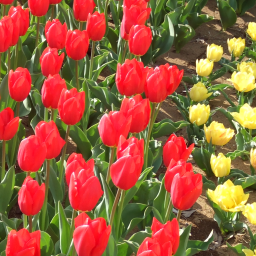
#> input picture FiltroMedia/Imagens/b01 - Original.bmp, 256 x 256 px
$ python main.py
#> lines starting #> are read from the running program, lines starting #| are printed output that depends on the picture
#> in main, img is the input picture: shape (256, 256, 3); mean B, G, R 60.6, 93.5, 156
import cv2
import sys
import math
import numpy as np

# Caminho da imagem a ser processada
CAMINHO_IMAGEM = 'Imagens/'
INPUT_IMAGEM = 'b01 - Original.bmp'

# Largura e Altura da janela (Escolher sempre tamanhos ímpares para ambos)
LARGURA_JANELA = 7
ALTURA_JANELA = 7


ALGORITMO = 2
'''
Algoritmo a ser utilizado:
0 - "Ingenuo" (DONE - Ignorando margens)
1 - Filtros Separáveis (DONE - Ignorando margens)
2 - Imagens Integrais (DONE)
'''


# [49 lines left out: functions ingenuo, separaveis, not called in this run]


def integral(img, w, h):
    # transformar em float
#> called with w = 7, h = 7
    img = img.astype(np.float32)
    img_integral = np.copy(img)
    nova_img = np.copy(img)

    # Criando a imagem integral, um eixo por vez
    for y in range(len(img[0])):
        for x in range(1, len(img)):
            img_integral[x][y] = img[x][y] + img_integral[x-1][y]
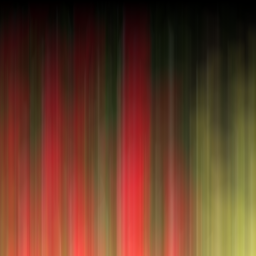
#> img_integral: shape (256, 256, 3) float32; mean B, G, R 7780, 11839.5, 19998; drawn with min black and max white

    for y in range(1, len(img[0])):
        for x in range(len(img)):
            img_integral[x][y] = img_integral[x][y] + img_integral[x][y-1]
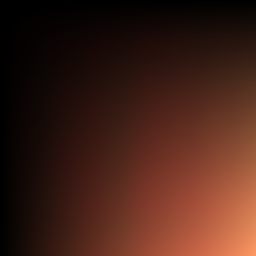
#> img_integral: shape (256, 256, 3) float32; mean B, G, R 946685.8, 1341450, 2681170; drawn with min black and max white

    # Fazendo a soma dos 4 pixels e criando a nova imagem de saída com o filtro da média
    for y in range(len(img[0])):
        for x in range(len(img)):
            topo = x-math.floor(w/2)
            inferior = x+math.floor(w/2)
            direita = y+math.floor(h/2)
            esquerda = y-math.floor(h/2)
            if topo < 0:
                topo = 0
            if inferior >= len(img):
                inferior = len(img)-1
            if direita >= len(img[0]):
                direita = len(img[0])-1
            if esquerda < 0:
                esquerda = 0
            # Perto das bordas a janela é menor, então é necessário calcular o tamanho da janela atual
            altura = inferior - topo
            largura = direita - esquerda
            nova_img[x][y] = (img_integral[topo][esquerda] - img_integral[topo][direita] + img_integral[inferior][direita] - img_integral[inferior][esquerda]) / ((altura if altura > 0 else 1) * (largura if largura > 0 else 1))
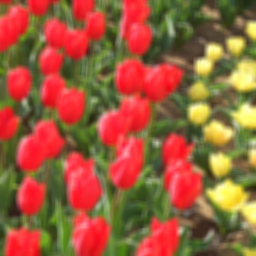
#> nova_img: shape (256, 256, 3) float32; mean B, G, R 60.6, 93.6, 156.1

    return nova_img

def filtro_media(img, w, h):
    switch = {
        0: ingenuo,
        1: separaveis,
        2: integral
    }
    func = switch.get(ALGORITMO, None)
    if func is None:
        print(f"função invalida")
        sys.exit()
    return func(img, w, h)


def main():
    img = cv2.imread(f'{CAMINHO_IMAGEM}{INPUT_IMAGEM}', cv2.IMREAD_COLOR)
    if img is None:
        print("Erro ao ler imagem")
        sys.exit()

    img = filtro_media(img, LARGURA_JANELA, ALTURA_JANELA)

    OUTPUT_IMAGEM = INPUT_IMAGEM.split('.', 1)[0]
    cv2.imwrite(f'Imagens/Processadas/{OUTPUT_IMAGEM} Borrada {LARGURA_JANELA}X{ALTURA_JANELA}.bmp', img)


if __name__ == '__main__':
    main()
